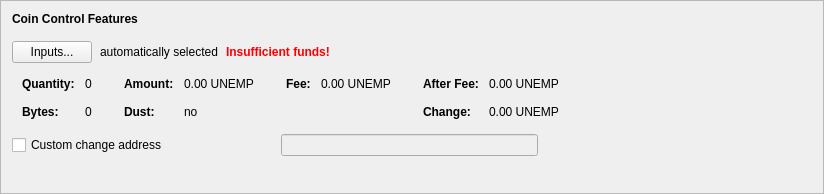
      <widget class="QFrame" name="frameCoinControl">
       <property name="sizePolicy">
        <sizepolicy hsizetype="Preferred" vsizetype="Fixed">
         <horstretch>0</horstretch>
         <verstretch>0</verstretch>
        </sizepolicy>
       </property>
       <property name="minimumSize">
        <size>
         <width>600</width>
         <height>194</height>
        </size>
       </property>
       <property name="frameShape">
        <enum>QFrame::StyledPanel</enum>
       </property>
       <property name="frameShadow">
        <enum>QFrame::Raised</enum>
       </property>
       <layout class="QVBoxLayout" name="verticalLayout_4">
        <item>
         <layout class="QVBoxLayout" name="verticalLayoutCoinControl" stretch="0,0,0,0,0">
          <property name="spacing">
           <number>0</number>
          </property>
          <property name="sizeConstraint">
           <enum>QLayout::SetDefaultConstraint</enum>
          </property>
          <property name="leftMargin">
           <number>0</number>
          </property>
          <property name="topMargin">
           <number>0</number>
          </property>
          <item>
           <layout class="QHBoxLayout" name="horizontalLayoutCoinControl1">
            <property name="bottomMargin">
             <number>15</number>
            </property>
            <item>
             <widget class="QLabel" name="labelCoinControlFeatures">
              <property name="sizePolicy">
               <sizepolicy hsizetype="Preferred" vsizetype="Maximum">
                <horstretch>0</horstretch>
                <verstretch>0</verstretch>
               </sizepolicy>
              </property>
              <property name="font">
               <font>
                <weight>75</weight>
                <bold>true</bold>
               </font>
              </property>
              <property name="styleSheet">
               <string notr="true">font-weight:bold;</string>
              </property>
              <property name="text">
               <string>Coin Control Features</string>
              </property>
             </widget>
            </item>
           </layout>
          </item>
          <item>
           <layout class="QHBoxLayout" name="horizontalLayoutCoinControl2" stretch="0,0,0,0">
            <property name="spacing">
             <number>8</number>
            </property>
            <property name="bottomMargin">
             <number>10</number>
            </property>
            <item>
             <widget class="QPushButton" name="pushButtonCoinControl">
              <property name="styleSheet">
               <string notr="true"/>
              </property>
              <property name="text">
               <string>Inputs...</string>
              </property>
              <property name="autoDefault">
               <bool>false</bool>
              </property>
             </widget>
            </item>
            <item>
             <widget class="QLabel" name="labelCoinControlAutomaticallySelected">
              <property name="text">
               <string>automatically selected</string>
              </property>
              <property name="margin">
               <number>5</number>
              </property>
             </widget>
            </item>
            <item>
             <widget class="QLabel" name="labelCoinControlInsuffFunds">
              <property name="font">
               <font>
                <weight>75</weight>
                <bold>true</bold>
               </font>
              </property>
              <property name="styleSheet">
               <string notr="true">color:red;font-weight:bold;</string>
              </property>
              <property name="text">
               <string>Insufficient funds!</string>
              </property>
              <property name="margin">
               <number>5</number>
              </property>
             </widget>
            </item>
            <item>
             <spacer name="horizontalSpacerCoinControl">
              <property name="orientation">
               <enum>Qt::Horizontal</enum>
              </property>
              <property name="sizeHint" stdset="0">
               <size>
                <width>40</width>
                <height>1</height>
               </size>
              </property>
             </spacer>
            </item>
           </layout>
          </item>
          <item>
           <widget class="QWidget" name="widgetCoinControl" native="true">
            <property name="sizePolicy">
             <sizepolicy hsizetype="Preferred" vsizetype="Preferred">
              <horstretch>0</horstretch>
              <verstretch>0</verstretch>
             </sizepolicy>
            </property>
            <property name="minimumSize">
             <size>
              <width>0</width>
              <height>0</height>
             </size>
            </property>
            <property name="styleSheet">
             <string notr="true"/>
            </property>
            <layout class="QHBoxLayout" name="horizontalLayoutCoinControl5">
             <property name="leftMargin">
              <number>0</number>
             </property>
             <property name="topMargin">
              <number>0</number>
             </property>
             <property name="rightMargin">
              <number>0</number>
             </property>
             <property name="bottomMargin">
              <number>0</number>
             </property>
             <item>
              <layout class="QHBoxLayout" name="horizontalLayoutCoinControl3" stretch="0,0,0,1">
               <property name="spacing">
                <number>20</number>
               </property>
               <property name="topMargin">
                <number>0</number>
               </property>
               <property name="bottomMargin">
                <number>10</number>
               </property>
               <item>
                <layout class="QFormLayout" name="formLayoutCoinControl1">
                 <property name="horizontalSpacing">
                  <number>10</number>
                 </property>
                 <property name="verticalSpacing">
                  <number>14</number>
                 </property>
                 <property name="leftMargin">
                  <number>10</number>
                 </property>
                 <property name="topMargin">
                  <number>4</number>
                 </property>
                 <property name="rightMargin">
                  <number>6</number>
                 </property>
                 <item row="0" column="0">
                  <widget class="QLabel" name="labelCoinControlQuantityText">
                   <property name="font">
                    <font>
                     <weight>75</weight>
                     <bold>true</bold>
                    </font>
                   </property>
                   <property name="text">
                    <string>Quantity:</string>
                   </property>
                   <property name="margin">
                    <number>0</number>
                   </property>
                  </widget>
                 </item>
                 <item row="0" column="1">
                  <widget class="QLabel" name="labelCoinControlQuantity">
                   <property name="cursor">
                    <cursorShape>IBeamCursor</cursorShape>
                   </property>
                   <property name="contextMenuPolicy">
                    <enum>Qt::ActionsContextMenu</enum>
                   </property>
                   <property name="text">
                    <string notr="true">0</string>
                   </property>
                   <property name="margin">
                    <number>0</number>
                   </property>
                   <property name="textInteractionFlags">
                    <set>Qt::LinksAccessibleByMouse|Qt::TextSelectableByKeyboard|Qt::TextSelectableByMouse</set>
                   </property>
                  </widget>
                 </item>
                 <item row="1" column="0">
                  <widget class="QLabel" name="labelCoinControlBytesText">
                   <property name="font">
                    <font>
                     <weight>75</weight>
                     <bold>true</bold>
                    </font>
                   </property>
                   <property name="text">
                    <string>Bytes:</string>
                   </property>
                  </widget>
                 </item>
                 <item row="1" column="1">
                  <widget class="QLabel" name="labelCoinControlBytes">
                   <property name="cursor">
                    <cursorShape>IBeamCursor</cursorShape>
                   </property>
                   <property name="contextMenuPolicy">
                    <enum>Qt::ActionsContextMenu</enum>
                   </property>
                   <property name="text">
                    <string notr="true">0</string>
                   </property>
                   <property name="textInteractionFlags">
                    <set>Qt::LinksAccessibleByMouse|Qt::TextSelectableByKeyboard|Qt::TextSelectableByMouse</set>
                   </property>
                  </widget>
                 </item>
                </layout>
               </item>
               <item>
                <layout class="QFormLayout" name="formLayoutCoinControl2">
                 <property name="horizontalSpacing">
                  <number>10</number>
                 </property>
                 <property name="verticalSpacing">
                  <number>14</number>
                 </property>
                 <property name="leftMargin">
                  <number>6</number>
                 </property>
                 <property name="topMargin">
                  <number>4</number>
                 </property>
                 <property name="rightMargin">
                  <number>6</number>
                 </property>
                 <item row="0" column="0">
                  <widget class="QLabel" name="labelCoinControlAmountText">
                   <property name="font">
                    <font>
                     <weight>75</weight>
                     <bold>true</bold>
                    </font>
                   </property>
                   <property name="text">
                    <string>Amount:</string>
                   </property>
                   <property name="margin">
                    <number>0</number>
                   </property>
                  </widget>
                 </item>
                 <item row="0" column="1">
                  <widget class="QLabel" name="labelCoinControlAmount">
                   <property name="cursor">
                    <cursorShape>IBeamCursor</cursorShape>
                   </property>
                   <property name="contextMenuPolicy">
                    <enum>Qt::ActionsContextMenu</enum>
                   </property>
                   <property name="text">
                    <string notr="true">0.00 UNEMP</string>
                   </property>
                   <property name="textInteractionFlags">
                    <set>Qt::LinksAccessibleByMouse|Qt::TextSelectableByKeyboard|Qt::TextSelectableByMouse</set>
                   </property>
                  </widget>
                 </item>
                 <item row="1" column="0">
                  <widget class="QLabel" name="labelCoinControlLowOutputText">
                   <property name="font">
                    <font>
                     <weight>75</weight>
                     <bold>true</bold>
                    </font>
                   </property>
                   <property name="text">
                    <string>Dust:</string>
                   </property>
                  </widget>
                 </item>
                 <item row="1" column="1">
                  <widget class="QLabel" name="labelCoinControlLowOutput">
                   <property name="cursor">
                    <cursorShape>IBeamCursor</cursorShape>
                   </property>
                   <property name="contextMenuPolicy">
                    <enum>Qt::ActionsContextMenu</enum>
                   </property>
                   <property name="text">
                    <string notr="true">no</string>
                   </property>
                   <property name="textInteractionFlags">
                    <set>Qt::LinksAccessibleByMouse|Qt::TextSelectableByKeyboard|Qt::TextSelectableByMouse</set>
                   </property>
                  </widget>
                 </item>
                </layout>
               </item>
               <item>
                <layout class="QFormLayout" name="formLayoutCoinControl3">
                 <property name="horizontalSpacing">
                  <number>10</number>
                 </property>
                 <property name="verticalSpacing">
                  <number>14</number>
                 </property>
                 <property name="leftMargin">
                  <number>6</number>
                 </property>
                 <property name="topMargin">
                  <number>4</number>
                 </property>
                 <property name="rightMargin">
                  <number>6</number>
                 </property>
                 <item row="0" column="0">
                  <widget class="QLabel" name="labelCoinControlFeeText">
                   <property name="font">
                    <font>
                     <weight>75</weight>
                     <bold>true</bold>
                    </font>
                   </property>
                   <property name="text">
                    <string>Fee:</string>
                   </property>
                   <property name="margin">
                    <number>0</number>
                   </property>
                  </widget>
                 </item>
                 <item row="0" column="1">
                  <widget class="QLabel" name="labelCoinControlFee">
                   <property name="cursor">
                    <cursorShape>IBeamCursor</cursorShape>
                   </property>
                   <property name="contextMenuPolicy">
                    <enum>Qt::ActionsContextMenu</enum>
                   </property>
                   <property name="text">
                    <string notr="true">0.00 UNEMP</string>
                   </property>
                   <property name="textInteractionFlags">
                    <set>Qt::LinksAccessibleByMouse|Qt::TextSelectableByKeyboard|Qt::TextSelectableByMouse</set>
                   </property>
                  </widget>
                 </item>
                </layout>
               </item>
               <item>
                <layout class="QFormLayout" name="formLayoutCoinControl4">
                 <property name="horizontalSpacing">
                  <number>10</number>
                 </property>
                 <property name="verticalSpacing">
                  <number>14</number>
                 </property>
                 <property name="leftMargin">
                  <number>6</number>
                 </property>
                 <property name="topMargin">
                  <number>4</number>
                 </property>
                 <property name="rightMargin">
                  <number>6</number>
                 </property>
                 <item row="0" column="0">
                  <widget class="QLabel" name="labelCoinControlAfterFeeText">
                   <property name="font">
                    <font>
                     <weight>75</weight>
                     <bold>true</bold>
                    </font>
                   </property>
                   <property name="text">
                    <string>After Fee:</string>
                   </property>
                   <property name="margin">
                    <number>0</number>
                   </property>
                  </widget>
                 </item>
                 <item row="0" column="1">
                  <widget class="QLabel" name="labelCoinControlAfterFee">
                   <property name="cursor">
                    <cursorShape>IBeamCursor</cursorShape>
                   </property>
                   <property name="contextMenuPolicy">
                    <enum>Qt::ActionsContextMenu</enum>
                   </property>
                   <property name="text">
                    <string notr="true">0.00 UNEMP</string>
                   </property>
                   <property name="textInteractionFlags">
                    <set>Qt::LinksAccessibleByMouse|Qt::TextSelectableByKeyboard|Qt::TextSelectableByMouse</set>
                   </property>
                  </widget>
                 </item>
                 <item row="1" column="0">
                  <widget class="QLabel" name="labelCoinControlChangeText">
                   <property name="font">
                    <font>
                     <weight>75</weight>
                     <bold>true</bold>
                    </font>
                   </property>
                   <property name="text">
                    <string>Change:</string>
                   </property>
                  </widget>
                 </item>
                 <item row="1" column="1">
                  <widget class="QLabel" name="labelCoinControlChange">
                   <property name="cursor">
                    <cursorShape>IBeamCursor</cursorShape>
                   </property>
                   <property name="contextMenuPolicy">
                    <enum>Qt::ActionsContextMenu</enum>
                   </property>
                   <property name="text">
                    <string notr="true">0.00 UNEMP</string>
                   </property>
                   <property name="textInteractionFlags">
                    <set>Qt::LinksAccessibleByMouse|Qt::TextSelectableByKeyboard|Qt::TextSelectableByMouse</set>
                   </property>
                  </widget>
                 </item>
                </layout>
               </item>
              </layout>
             </item>
            </layout>
           </widget>
          </item>
          <item>
           <layout class="QHBoxLayout" name="horizontalLayoutCoinControl4" stretch="0,0,0">
            <property name="spacing">
             <number>12</number>
            </property>
            <property name="sizeConstraint">
             <enum>QLayout::SetDefaultConstraint</enum>
            </property>
            <property name="topMargin">
             <number>5</number>
            </property>
            <property name="rightMargin">
             <number>5</number>
            </property>
            <item>
             <widget class="QCheckBox" name="checkBoxCoinControlChange">
              <property name="toolTip">
               <string>If this is activated, but the change address is empty or invalid, change will be sent to a newly generated address.</string>
              </property>
              <property name="text">
               <string>Custom change address</string>
              </property>
             </widget>
            </item>
            <item>
             <widget class="QValidatedLineEdit" name="lineEditCoinControlChange">
              <property name="enabled">
               <bool>false</bool>
              </property>
              <property name="sizePolicy">
               <sizepolicy hsizetype="Ignored" vsizetype="Fixed">
                <horstretch>0</horstretch>
                <verstretch>0</verstretch>
               </sizepolicy>
              </property>
             </widget>
            </item>
            <item>
             <widget class="QLabel" name="labelCoinControlChangeLabel">
              <property name="sizePolicy">
               <sizepolicy hsizetype="Preferred" vsizetype="Expanding">
                <horstretch>0</horstretch>
                <verstretch>0</verstretch>
               </sizepolicy>
              </property>
              <property name="minimumSize">
               <size>
                <width>0</width>
                <height>0</height>
               </size>
              </property>
              <property name="text">
               <string/>
              </property>
              <property name="margin">
               <number>3</number>
              </property>
             </widget>
            </item>
           </layout>
          </item>
          <item>
           <spacer name="verticalSpacerCoinControl">
            <property name="orientation">
             <enum>Qt::Vertical</enum>
            </property>
            <property name="sizeType">
             <enum>QSizePolicy::Expanding</enum>
            </property>
            <property name="sizeHint" stdset="0">
             <size>
              <width>800</width>
              <height>1</height>
             </size>
            </property>
           </spacer>
          </item>
         </layout>
        </item>
       </layout>
      </widget>
